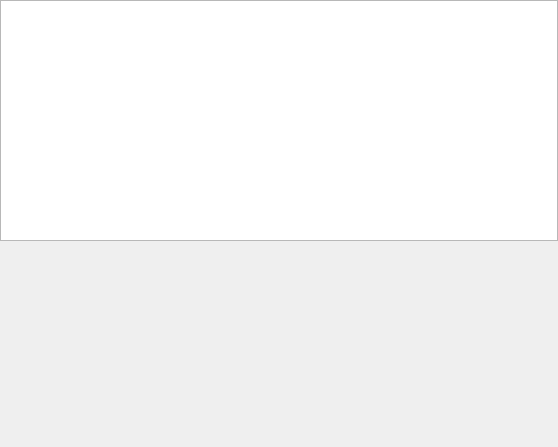
<?xml version="1.0" encoding="UTF-8"?>
<ui version="4.0">
 <class>SheetView</class>
 <widget class="QWidget" name="SheetView">
  <property name="geometry">
   <rect>
    <x>0</x>
    <y>0</y>
    <width>558</width>
    <height>447</height>
   </rect>
  </property>
  <property name="windowTitle">
   <string>Form</string>
  </property>
  <layout class="QVBoxLayout" name="verticalLayout">
   <property name="margin">
    <number>0</number>
   </property>
   <item>
    <widget class="QTreeView" name="treeView">
     <property name="uniformRowHeights">
      <bool>true</bool>
     </property>
    </widget>
   </item>
   <item>
    <widget class="GraphView" name="graphView" native="true">
     <property name="minimumSize">
      <size>
       <width>0</width>
       <height>200</height>
      </size>
     </property>
    </widget>
   </item>
  </layout>
 </widget>
 <customwidgets>
  <customwidget>
   <class>GraphView</class>
   <extends>QWidget</extends>
   <header>support.graph_view</header>
   <container>1</container>
  </customwidget>
 </customwidgets>
 <resources/>
 <connections/>
</ui>
